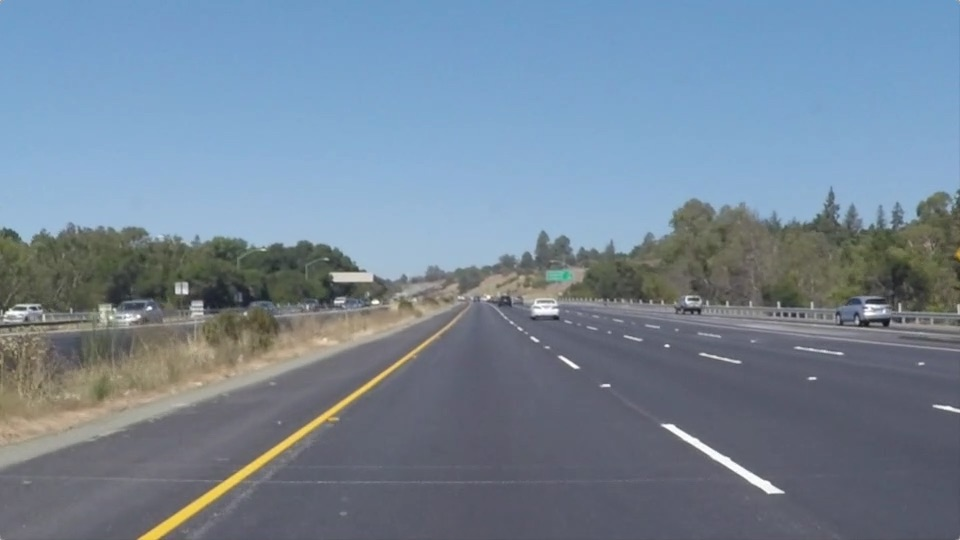
#> input picture Labs/Lab 6/images & videos/solidYellowLeft.jpg, 960 x 540 px, found by its file name
$ jupyter execute Task6_LaneDetection.ipynb
#> lines starting #> are read from the running program, lines starting #| are printed output that depends on the picture; after the words box and inside, x2 and y2 are one past the last pixel; in counts of white or black regions, pixels touching at a corner belong together
# Task 6: Lane Detection using Hough Line Transform
images and video are from udacity lane lines project (road camera images)

steps: gray -> blur -> canny -> region of interest -> HoughLinesP -> separate left/right by slope -> average and draw

[cell 1]
import cv2
import numpy as np
import matplotlib.pyplot as plt

files = ["images/solidWhiteCurve.jpg", "images/solidWhiteRight.jpg", "images/solidYellowLeft.jpg"]

### step by step on one image

[cell 2]
img = cv2.imread(files[2])
#> img is the input picture: shape (540, 960, 3); mean B, G, R 150.8, 133.6, 116.5
h, w = img.shape[:2]
gray = cv2.cvtColor(img, cv2.COLOR_BGR2GRAY)
blur = cv2.GaussianBlur(gray, (5, 5), 0)
edges = cv2.Canny(blur, 50, 150)
#> edges: shape (540, 960); 1.7% white in thin lines or dots, all inside (x1, y1, x2, y2) = (0, 186, 960, 540)

# only the road area in front of car
roi = np.array([[(int(0.05*w), h), (int(0.45*w), int(0.6*h)), (int(0.55*w), int(0.6*h)), (int(0.97*w), h)]], np.int32)
mask = np.zeros_like(edges)
cv2.fillPoly(mask, roi, 255)
#> mask: shape (540, 960); 20.4% white; 1 white region, box (x1, y1, x2, y2) and area: (49, 324, 931, 540) 105910
roi_edges = cv2.bitwise_and(edges, mask)
#> roi_edges: shape (540, 960); 0.3% white in thin lines or dots, all inside (x1, y1, x2, y2) = (138, 324, 785, 540)

plt.figure(figsize=(16, 9))
plt.subplot(2, 2, 1); plt.imshow(cv2.cvtColor(img, cv2.COLOR_BGR2RGB)); plt.title("original"); plt.axis("off")
plt.subplot(2, 2, 2); plt.imshow(edges, cmap="gray"); plt.title("canny"); plt.axis("off")
plt.subplot(2, 2, 3); plt.imshow(mask, cmap="gray"); plt.title("roi mask"); plt.axis("off")
plt.subplot(2, 2, 4); plt.imshow(roi_edges, cmap="gray"); plt.title("edges in roi"); plt.axis("off")
plt.show()
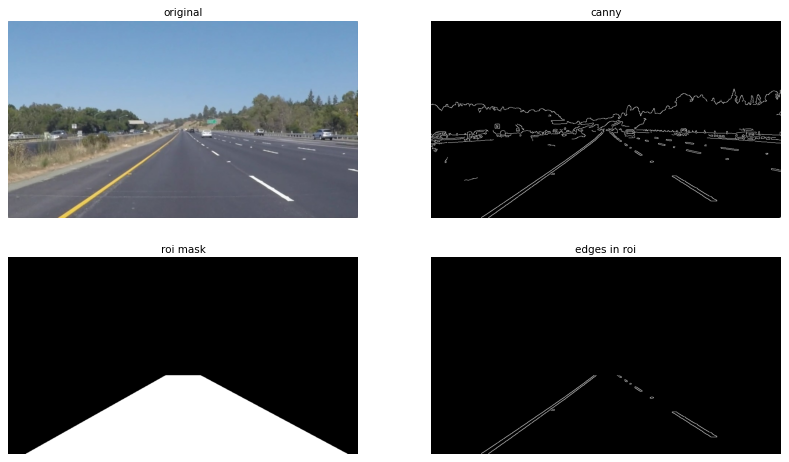
#> figure drawn by matplotlib, 4 panels

[cell 3]
lines = cv2.HoughLinesP(roi_edges, 2, np.pi / 180, 40, minLineLength=30, maxLineGap=150)
#> lines = [[199, 510, 437, 337], [279, 444, 419, 346], [144, 535, 218, 484], [532, 340, 767, 493], [531, 339, 784, 491], [158, 539, 453, 324], [186, 507, 448, 324], [513, 326, 610, 385], [510, 324, 771, 493], [251, 463, 431, 337]]
lines = lines.reshape(-1, 4)
print("lines:", len(lines))
#| lines: 10

temp = cv2.cvtColor(img, cv2.COLOR_BGR2RGB)
for x1, y1, x2, y2 in lines:
    cv2.line(temp, (x1, y1), (x2, y2), (255, 0, 0), 3)
#> this loop made 10 passes
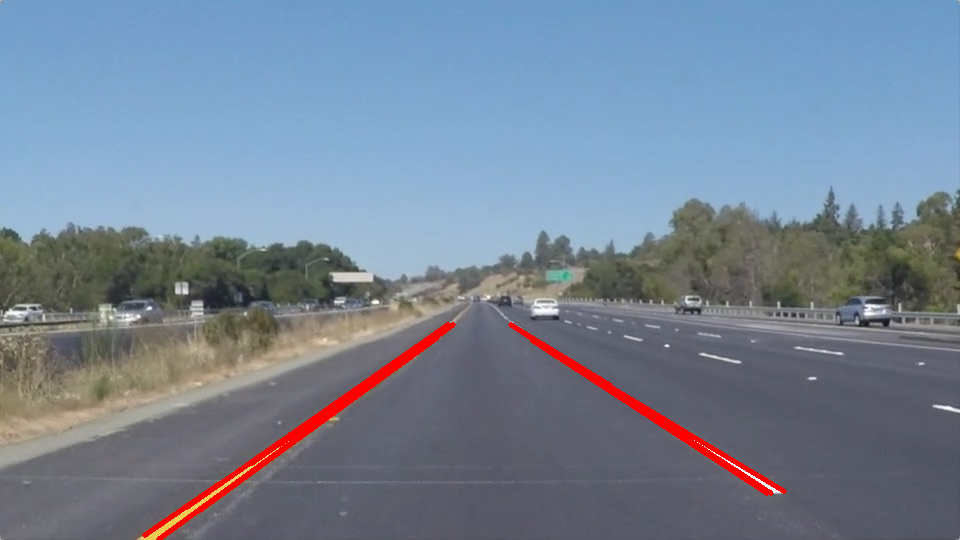
#> temp: shape (540, 960, 3); mean R, G, B 117.8, 131.5, 149
plt.figure(figsize=(10, 6)); plt.imshow(temp); plt.title("hough lines"); plt.axis("off"); plt.show()

### left and right lane
negative slope = left, positive slope = right (because y goes down in images)

[cell 4]
def average_lanes(lines, h):
    top = int(0.62 * h)
    left = []
    right = []
    for x1, y1, x2, y2 in lines:
        if x1 == x2:
            continue
        slope = (y2 - y1) / (x2 - x1)
        if slope < -0.5:
            left.append((x1, y1, x2, y2))
        elif slope > 0.5:
            right.append((x1, y1, x2, y2))
    lanes = []
    for side in [left, right]:
        if len(side) == 0:
            lanes.append(None)
            continue
        xs = []
        ys = []
        for x1, y1, x2, y2 in side:
            xs += [x1, x2]
            ys += [y1, y2]
        a, b = np.polyfit(ys, xs, 1)      # x = a*y + b
        lanes.append((int(a * h + b), h, int(a * top + b), top))
    return lanes

def draw(img, lanes):
    layer = np.zeros_like(img)
    for l in lanes:
        if l is not None:
            cv2.line(layer, (l[0], l[1]), (l[2], l[3]), (0, 0, 255), 12)
    if lanes[0] is not None and lanes[1] is not None:
        L, R = lanes
        pts = np.array([[(L[0], L[1]), (L[2], L[3]), (R[2], R[3]), (R[0], R[1])]], np.int32)
        cv2.fillPoly(layer, pts, (0, 70, 0))
    return cv2.addWeighted(img, 1, layer, 0.6, 0)

lanes = average_lanes(lines, h)
#> the loop in average_lanes, `for x1, y1, x2, y2 in lines:` made 10 passes
#> (x1, y1, x2, y2, slope) on passes 1 to 8: (199, 510, 437, 337, -0.727), (279, 444, 419, 346, -0.7), (144, 535, 218, 484, -0.689), (532, 340, 767, 493, 0.651), (531, 339, 784, 491, 0.601), (158, 539, 453, 324, -0.729), (186, 507, 448, 324, -0.698), (513, 326, 610, 385, 0.608)
#> after the loop in average_lanes, `for x1, y1, x2, y2 in lines:`: left = [(199, 510, 437, 337), (279, 444, 419, 346), (144, 535, 218, 484), (158, 539, 453, 324), (186, 507, 448, 324), (251, 463, 431, 337)]; right = [(532, 340, 767, 493), (531, 339, 784, 491), (513, 326, 610, 385), (510, 324, 771, 493)]
#> the loop in average_lanes, `for side in [left, right]:` made 2 passes
#> (a, b) on passes 1 to 2: (-1.41, 908.3), (1.57, -0.64)
#> after the loop in average_lanes, `for side in [left, right]:`: lanes = [(145, 540, 436, 334), (849, 540, 525, 334)]
#> lanes = [(145, 540, 436, 334), (849, 540, 525, 334)]
print("left:", lanes[0], " right:", lanes[1])
#| left: (145, 540, 436, 334)  right: (849, 540, 525, 334)
res = draw(img, lanes)
#> the loop in draw, `for l in lanes:` made 2 passes
#> in draw, `L, R = lanes`: L = (145, 540, 436, 334); R = (849, 540, 525, 334)
#> in draw, `pts = np.array([[(L[0], L[1]), (L[2], L[3]), (R[2], R[3]), (R[0], R[1]..`: pts = [[145, 540], [436, 334], [525, 334], [849, 540]]
plt.figure(figsize=(10, 6)); plt.imshow(cv2.cvtColor(res, cv2.COLOR_BGR2RGB)); plt.axis("off"); plt.show()

### all images

[cell 5]
def lane_detect(img):
    h, w = img.shape[:2]
    gray = cv2.cvtColor(img, cv2.COLOR_BGR2GRAY)
    edges = cv2.Canny(cv2.GaussianBlur(gray, (5, 5), 0), 50, 150)
    roi = np.array([[(int(0.05*w), h), (int(0.45*w), int(0.6*h)), (int(0.55*w), int(0.6*h)), (int(0.97*w), h)]], np.int32)
    mask = np.zeros_like(edges)
    cv2.fillPoly(mask, roi, 255)
    lines = cv2.HoughLinesP(cv2.bitwise_and(edges, mask), 2, np.pi / 180, 40, minLineLength=30, maxLineGap=150)
    if lines is None:
        return img, [None, None]
    lanes = average_lanes(lines.reshape(-1, 4), h)
    return draw(img, lanes), lanes

plt.figure(figsize=(18, 10))
for i, f in enumerate(files):
    im = cv2.imread(f)
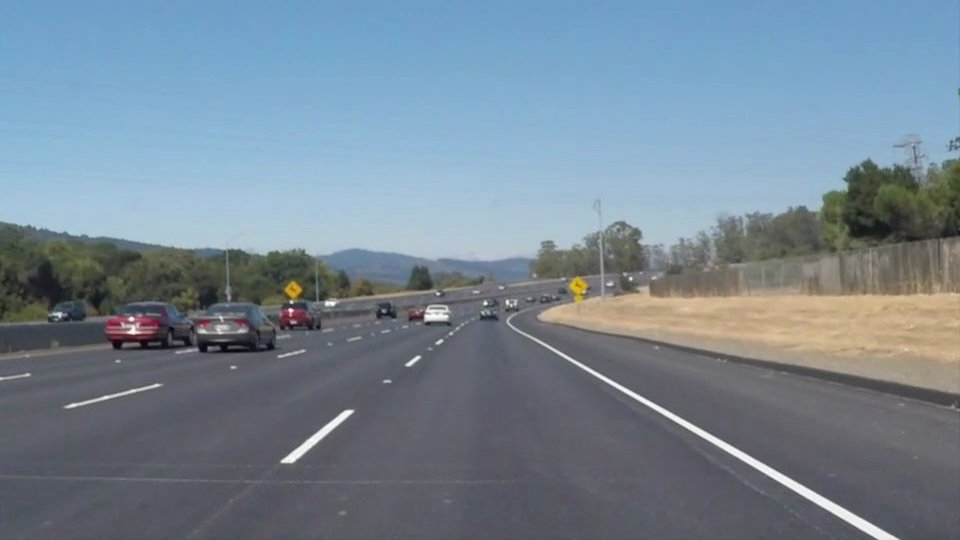
#> input picture Labs/Lab 6/images & videos/solidWhiteCurve.jpg, 960 x 540 px, found by its file name
#> im is the input picture: shape (540, 960, 3); mean B, G, R 148.1, 134.5, 118.5
    res, lanes = lane_detect(im)
#> in lane_detect, `edges = cv2.Canny(cv2.GaussianBlur(gray, (5, 5), 0), 50, 150)`:
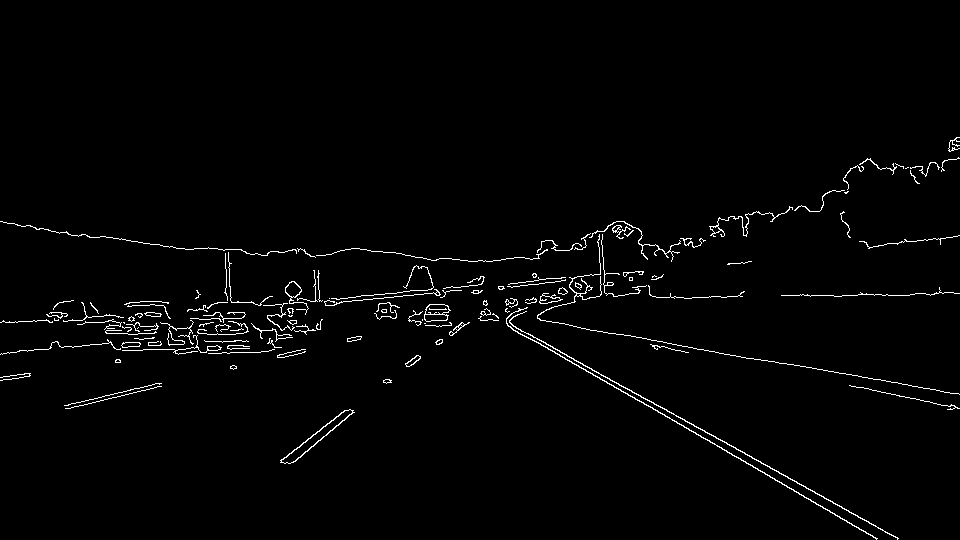
#> edges: shape (540, 960); 1.7% white in thin lines or dots, all inside (x1, y1, x2, y2) = (0, 137, 960, 540)
#> in lane_detect, `lines = cv2.HoughLinesP(cv2.bitwise_and(edges, mask), 2, np.pi / 180, ..`: lines = [[507, 325, 876, 538], [511, 324, 897, 538], [294, 449, 459, 324], [289, 463, 458, 327], [646, 405, 740, 458], [512, 324, 898, 538], [298, 457, 339, 424], [313, 435, 465, 324], [512, 329, 620, 389], [712, 443, 752, 465], [281, 460, 408, 361]]
#> the loop in average_lanes (call 2), `for x1, y1, x2, y2 in lines:` made 11 passes
#> (x1, y1, x2, y2, slope) on passes 1 to 8: (507, 325, 876, 538, 0.577), (511, 324, 897, 538, 0.554), (294, 449, 459, 324, -0.758), (289, 463, 458, 327, -0.805), (646, 405, 740, 458, 0.564), (512, 324, 898, 538, 0.554), (298, 457, 339, 424, -0.805), (313, 435, 465, 324, -0.73)
#> the loop in average_lanes (call 2), `for side in [left, right]:` made 2 passes
#> (a, b) on passes 1 to 2: (-1.28, 875), (1.78, -71.47)
#> in lane_detect, `lanes = average_lanes(lines.reshape(-1, 4), h)`: lanes = [(184, 540, 447, 334), (890, 540, 523, 334)]
#> the loop in draw (call 2), `for l in lanes:` made 2 passes
#> after the loop in draw (call 2), `for l in lanes:`:
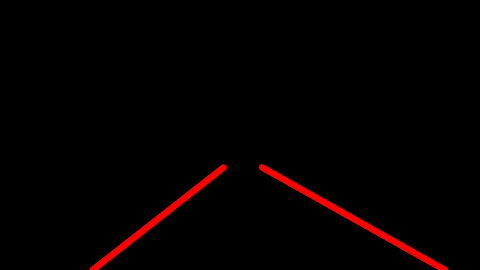
#> layer: shape (540, 960, 3) (shown at 1/2 size); mean of channels 0, 1, 2 0, 0, 4.9; drawn as B, G, R
#> in draw (call 2), `L, R = lanes`: L = (184, 540, 447, 334); R = (890, 540, 523, 334)
#> in draw (call 2), `pts = np.array([[(L[0], L[1]), (L[2], L[3]), (R[2], R[3]), (R[0], R[1]..`: pts = [[184, 540], [447, 334], [523, 334], [890, 540]]
#> lanes = [(184, 540, 447, 334), (890, 540, 523, 334)]
    cv2.imwrite("outputs/task6_" + f.split("/")[-1], res)
    plt.subplot(2, 3, i + 1); plt.imshow(cv2.cvtColor(im, cv2.COLOR_BGR2RGB)); plt.axis("off")
    plt.subplot(2, 3, i + 4); plt.imshow(cv2.cvtColor(res, cv2.COLOR_BGR2RGB)); plt.axis("off")
#> pass 2 of the loop `for i, f in enumerate(files):`:
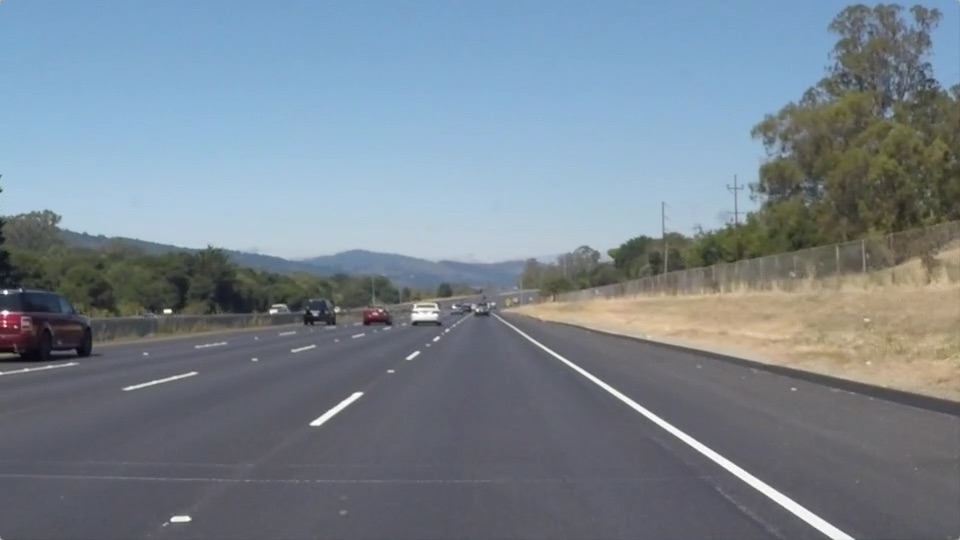
#> input picture Labs/Lab 6/images & videos/solidWhiteRight.jpg, 960 x 540 px, found by its file name
#> im is the input picture: shape (540, 960, 3); mean B, G, R 143.7, 132.6, 120.3
#> in lane_detect (call 2), `edges = cv2.Canny(cv2.GaussianBlur(gray, (5, 5), 0), 50, 150)`:
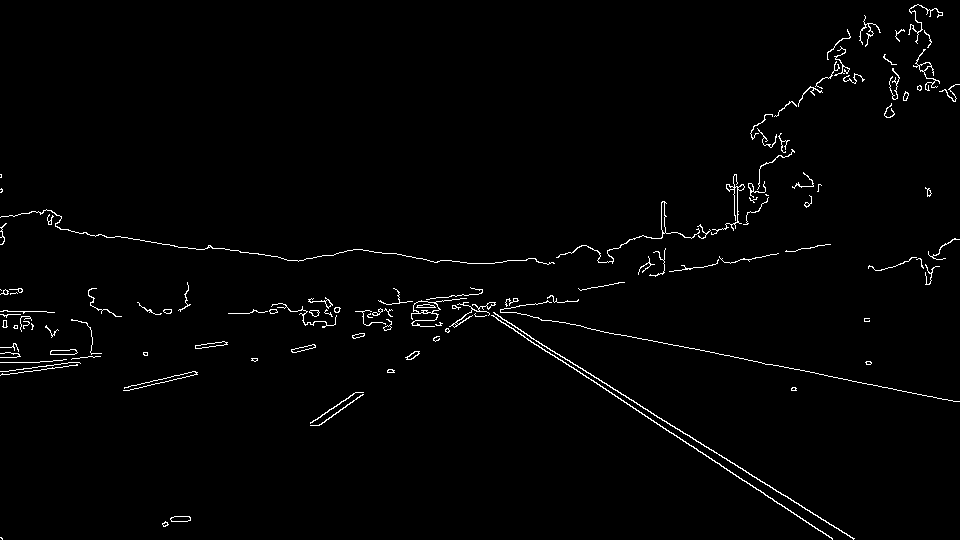
#> edges: shape (540, 960); 1.5% white in thin lines or dots
#> in lane_detect (call 2), `lines = cv2.HoughLinesP(cv2.bitwise_and(edges, mask), 2, np.pi / 180, ..`: lines = [[518, 329, 853, 539], [515, 331, 831, 537], [506, 324, 641, 412], [162, 523, 456, 325], [190, 520, 459, 324], [321, 424, 448, 329], [182, 521, 453, 324], [505, 324, 760, 490], [788, 510, 820, 530], [511, 324, 854, 538], [163, 525, 438, 339]]
#> in lane_detect (call 2), `lanes = average_lanes(lines.reshape(-1, 4), h)`: lanes = [(149, 540, 443, 334), (842, 540, 522, 334)]
#> the loop in draw (call 3), `for l in lanes:` made 2 passes
#> L = (149, 540, 443, 334); R = (842, 540, 522, 334)
#> pts = [[149, 540], [443, 334], [522, 334], [842, 540]]
#> in draw (call 3), `return cv2.addWeighted(img, 1, layer, 0.6, 0)`:
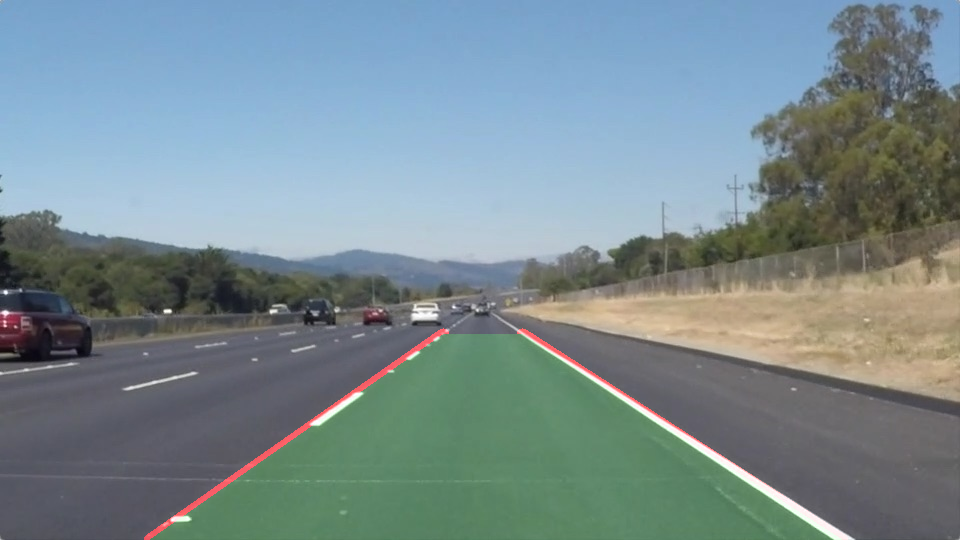
#> returned value: shape (540, 960, 3); mean of channels 0, 1, 2 143.7, 139, 121.1; drawn as B, G, R
#> `res, lanes = lane_detect(im)`: lanes = [(149, 540, 443, 334), (842, 540, 522, 334)]
plt.tight_layout()
plt.show()
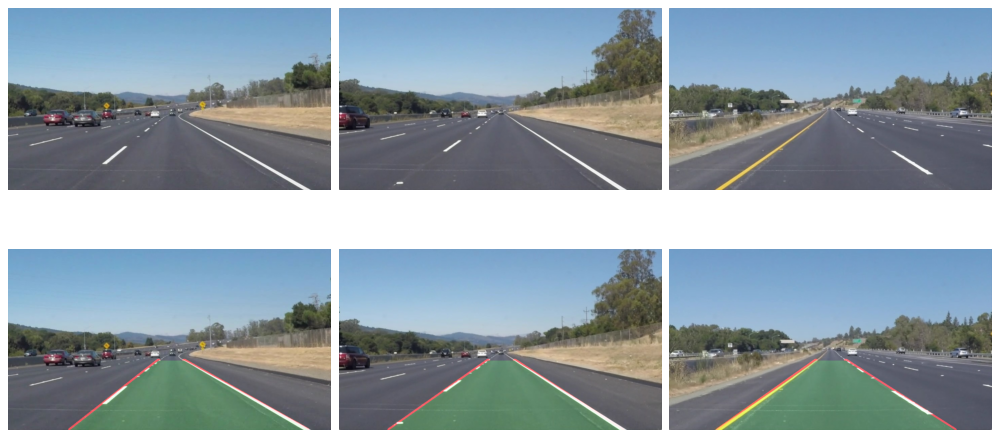
#> figure drawn by matplotlib, 6 panels

### on video
also mixing with previous frame a bit so lines dont shake

[cell 6]
cap = cv2.VideoCapture("images/solidWhiteRight.mp4")
fps = cap.get(cv2.CAP_PROP_FPS)
#> fps = 25
W = int(cap.get(3))
#> W = 960
H = int(cap.get(4))
#> H = 540
out = cv2.VideoWriter("outputs/task6_lanes_video.mp4", cv2.VideoWriter_fourcc(*"mp4v"), fps, (W, H))

prev = [None, None]
count = 0
both = 0
frames = []
while True:
    ret, frame = cap.read()
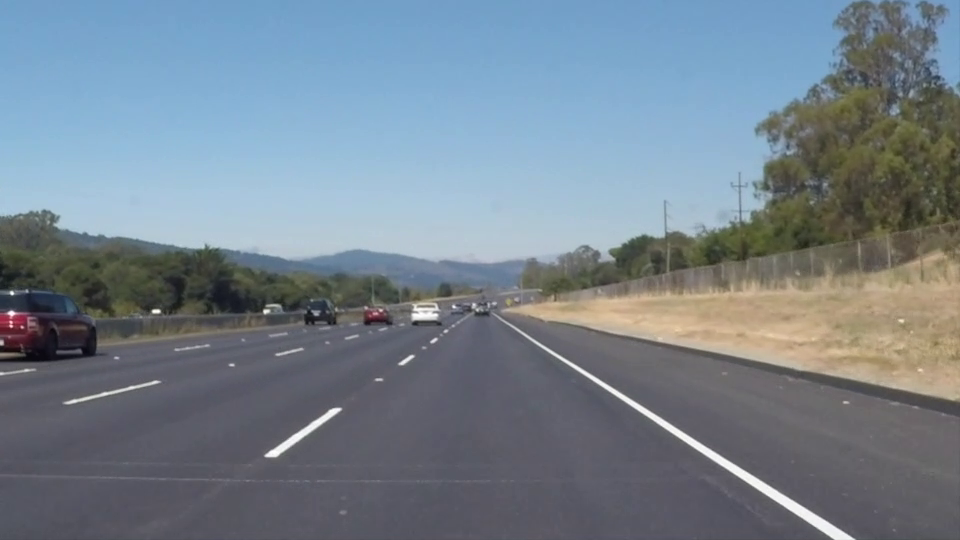
#> input picture frame 22 of Labs/Lab 6/images & videos/solidWhiteRight.mp4, 960 x 540 px
#> frame is the input picture: shape (540, 960, 3); mean B, G, R 141.9, 130.7, 117.7
    if not ret:
        break
    _, lanes = lane_detect(frame)
#> the loop in draw (call 5), `for l in lanes:` made 2 passes
#> l on passes 1 to 2: (150, 540, 441, 334), (845, 540, 523, 334)
#> in draw (call 5), `L, R = lanes`: L = (150, 540, 441, 334); R = (845, 540, 523, 334)
#> in draw (call 5), `pts = np.array([[(L[0], L[1]), (L[2], L[3]), (R[2], R[3]), (R[0], R[1]..`: pts = [[150, 540], [441, 334], [523, 334], [845, 540]]
#> in draw (call 5), `cv2.fillPoly(layer, pts, (0, 70, 0))`:
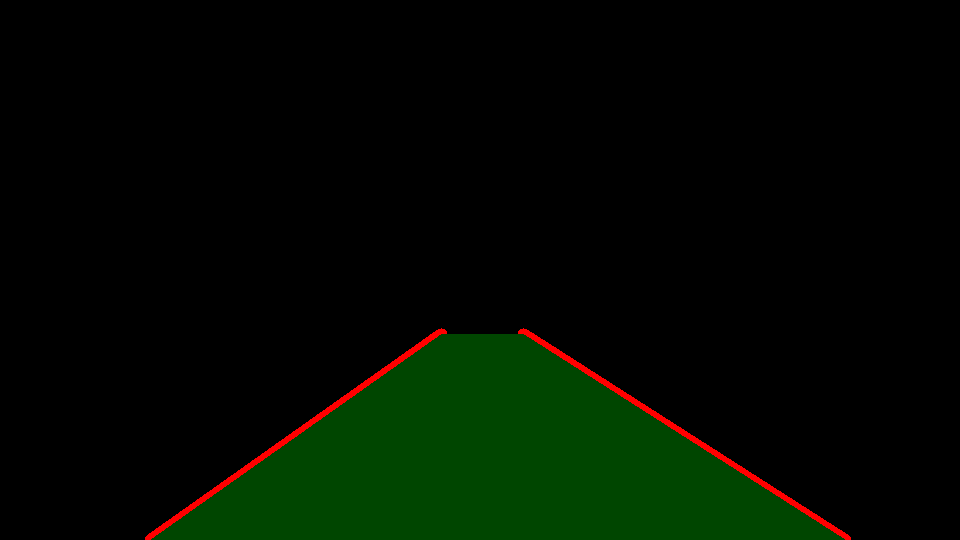
#> layer: shape (540, 960, 3); mean of channels 0, 1, 2 0, 10.8, 2.2; drawn as B, G, R
#> in draw (call 5), `return cv2.addWeighted(img, 1, layer, 0.6, 0)`:
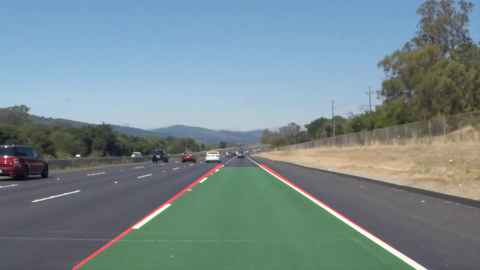
#> returned value: shape (540, 960, 3) (shown at 1/2 size); mean of channels 0, 1, 2 141.9, 137.1, 118.6; drawn as B, G, R
#> lanes = [(150, 540, 441, 334), (845, 540, 523, 334)]
    new = []
    for p, l in zip(prev, lanes):
        if l is None:
            new.append(p)
        elif p is None:
            new.append(l)
        else:
            new.append(tuple(int(0.7 * a + 0.3 * b) for a, b in zip(p, l)))
#> this loop made 2 passes
#> after the loop, new = [(150, 540, 441, 334), (845, 540, 523, 334)]
    prev = new
#> prev = [(150, 540, 441, 334), (845, 540, 523, 334)]
    res = draw(frame, new)
    out.write(res)
    count += 1
    if lanes[0] is not None and lanes[1] is not None:
        both += 1
    if count in [1, 60, 120, 200]:
        frames.append(res)
cap.release()
out.release()
print("frames:", count, " both lanes found:", both)

plt.figure(figsize=(18, 4))
for i in range(len(frames)):
    plt.subplot(1, 4, i + 1); plt.imshow(cv2.cvtColor(frames[i], cv2.COLOR_BGR2RGB)); plt.axis("off")
plt.show()
